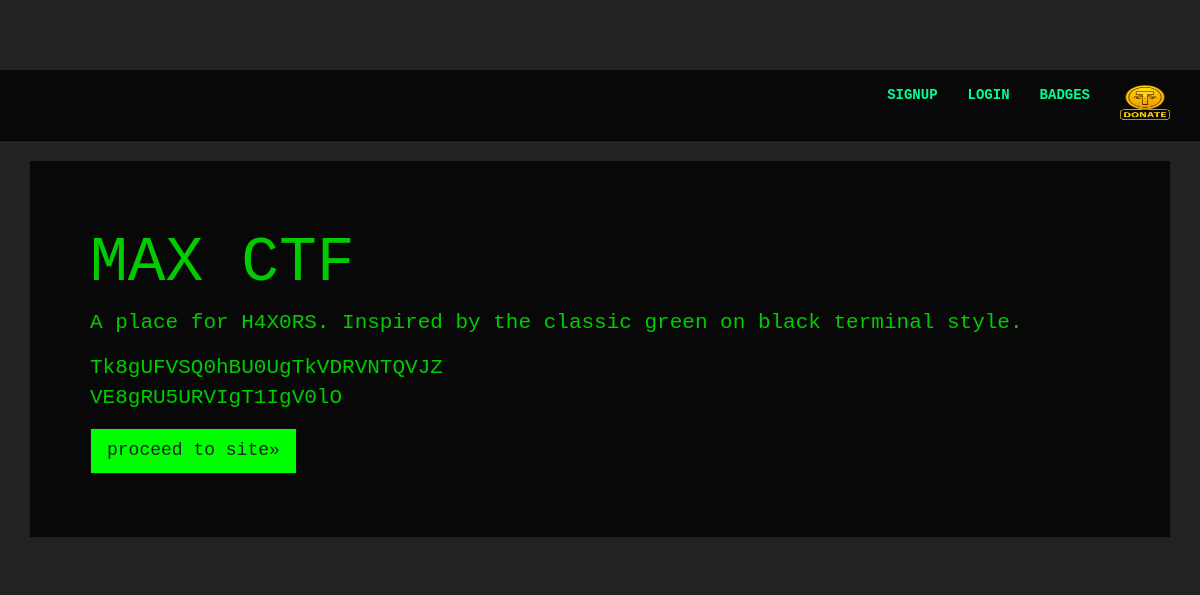
Before: /header3.php with the older database file.
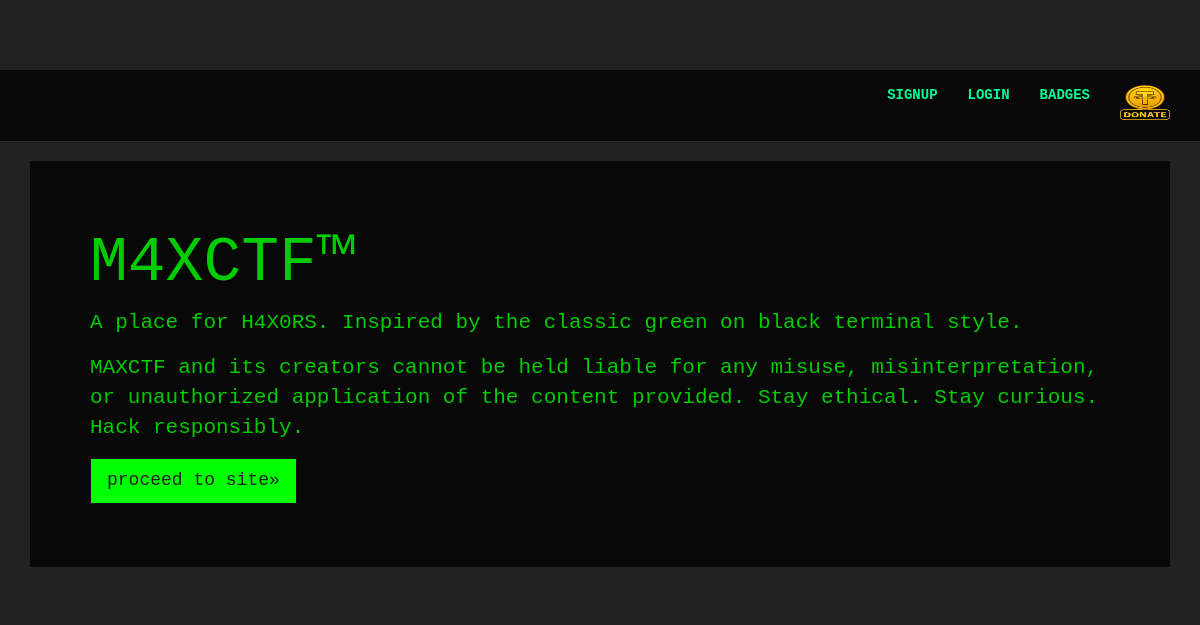
After: the same page with the newer database file.
### tables this page shows
CREATE TABLE `site` (
  `id` int(11) NOT NULL,
  `sitename` varchar(100) NOT NULL,
  `header` varchar(300) NOT NULL,
  `header2` varchar(1500) NOT NULL,
  `about` varchar(5000) NOT NULL,
  `disclaimer` varchar(1500) NOT NULL
);

### header3.php (the view, shortened to what this page needs)
<?php
$querysite = "SELECT * FROM site";
    $result = mysqli_query($conn,$querysite) or die(mysqli_error($conn));
    if (mysqli_num_rows($result) > 0)
    {
        while($row=mysqli_fetch_array($result))
        {
            $header=$row['header'];
            $header2=$row['header2'];
            $suna=$row['sitename'];
        }
    }
?>
<!DOCTYPE html>
<html>
<head>
    <link href="css/hacker.css" rel="stylesheet">
    <link href="css/alert.css" rel="stylesheet">
</head>
<body>
    <nav class="navbar navbar-default navbar-static-top">
        <div class="container">
            <div id="navbar" class="navbar-collapse collapse">
                <ul class="nav navbar-nav navbar-right">
    <li><a href="reg"><span class="text-green">SIGNUP</span></a></li>
    <li><a href="login"><span class="text-green">LOGIN</span></a></li>
    <li><a href="rankprogression"><span class="text-green">BADGES</span></a></li>
    <li>
        <a href="https://reddit.com/r/itsaunixsystem" target="_blank">
            <img src="img/donate.png" width="50" height="35" alt="Donor Badge" style="margin-bottom:5px;">
        </a>
    </li>
</ul>
            </div>
        </div>
    </nav>
    <div class="container">
         <?php
$currentPage = basename($_SERVER['PHP_SELF']);
$allowedPages = ['index.php'];
if (!in_array($currentPage, $allowedPages)) {
?>
        <div class="jumbotron">
            <h1><?php echo $suna; ?></h1>
            <p><?php echo $header; ?> </p>
            <p><?php echo $header2; ?></p>
            <p>
                <a class="btn btn-lg btn-primary" href="home" role="button">proceed to site»</a>
            </p>
        </div>
<?php } ?>

Changed rows visible on the page:
changed site "A place for H4X0RS. Inspired by the classic green on black terminal style.": sitename "MAX CTF" → "M4XCTF™"; header2 "Tk8gUFVSQ0hBU0UgTkVDRVNTQVJZ VE8gRU5URVIgT1IgV0lO" → "MAXCTF and its creators cannot be held liable for any misuse, misinterpretation, or unauthorized application of the content provided. Stay ethical. Stay curious. Hack responsibly."
